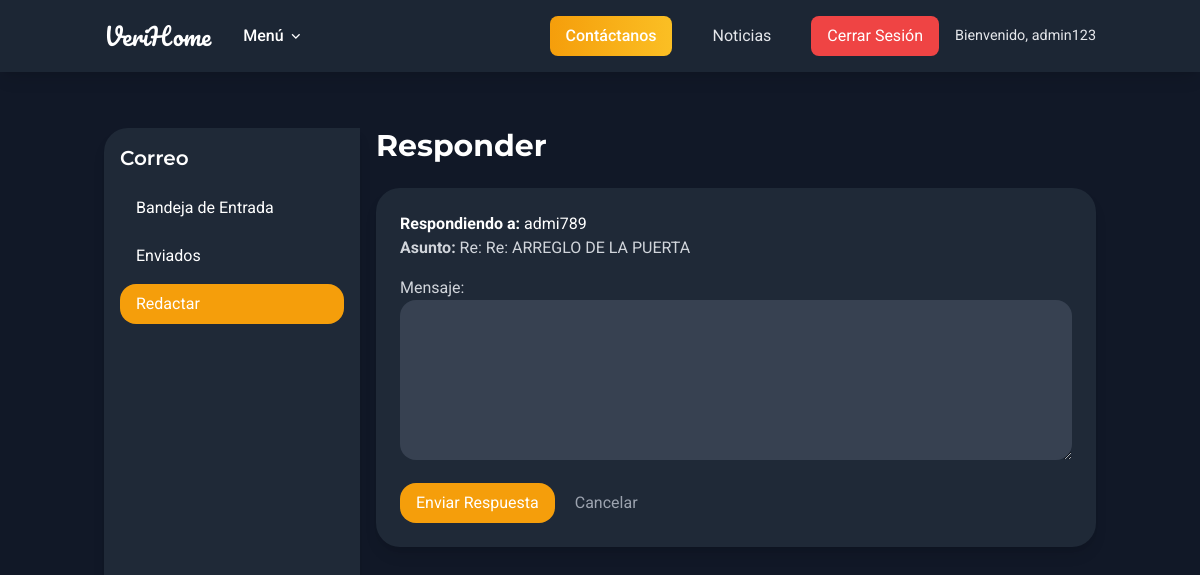
The page /messaging/reply/2/ (signed in) on the database its author committed.
### src/apps/real_estate_auth/models.py (models this page shows, shortened)
class CustomUser(AbstractUser):
    PROFILE_CHOICES = (
        ("arrendador", "Arrendador"),
        ("arrendatario", "Arrendatario"),
        ("prestador", "Prestador de Servicios"),
    )
    name = models.CharField(
        _("nombre completo"), max_length=255, help_text=_("Ingrese su nombre completo")
    )
    email = models.EmailField(
        _("correo electrónico"),
        unique=True,
        error_messages={"unique": _("Este correo electrónico ya está registrado.")},
    )
    profile_type = models.CharField(
        _("tipo de perfil"),
        max_length=20,
        choices=PROFILE_CHOICES,
        default="arrendatario",
        help_text=_("Seleccione su rol en la plataforma"),
    )
    phone_number = models.CharField(
        _("teléfono"),
        max_length=20,
        blank=True,
        null=True,
        help_text=_("Número de contacto opcional"),
    )
    profile_picture = models.ImageField(
        _("foto de perfil"),
        upload_to="profile_pics/",
        blank=True,
        null=True,
        help_text=_("Suba una imagen para su perfil"),
    )
    interview_code = models.CharField(
        _("código de entrevista"),
        max_length=10,
        blank=True,
        null=True,
        unique=True,
        help_text=_("Código asignado durante la entrevista por el administrador"),
    )
    rating = models.PositiveSmallIntegerField(
        _("calificación inicial"),
        default=0,
        help_text=_("Calificación de 1 a 5 asignada por el administrador"),
    )
    resume = models.TextField(
        _("hoja de vida"),
        blank=True,
        null=True,
        help_text=_("Información de la hoja de vida"),
    )
    REQUIRED_FIELDS = ["email", "name", "profile_type"]  # Campos obligatorios
    class Meta:
        verbose_name = _("usuario")
        verbose_name_plural = _("usuarios")
        ordering = ["-date_joined"]

### src/apps/messaging/models.py (models this page shows, shortened)
class Message(models.Model):
    sender = models.ForeignKey(
        User, related_name="sent_messages", on_delete=models.CASCADE
    )
    recipient = models.ForeignKey(
        User, related_name="received_messages", on_delete=models.CASCADE
    )
    contract = models.ForeignKey(
        "real_estate_auth.Contract",
        on_delete=models.SET_NULL,
        null=True,
        blank=True,
        related_name="messages",
    )  # Uso de string para evitar importación circular
    subject = models.CharField(max_length=255)
    body = models.TextField()
    created_at = models.DateTimeField(auto_now_add=True)
    is_read = models.BooleanField(default=False)
    is_deleted_by_sender = models.BooleanField(default=False)
    is_deleted_by_recipient = models.BooleanField(default=False)
    class Meta:
        ordering = ["-created_at"]

### src/apps/messaging/views.py (the view, shortened to what this page needs)
@login_required
def reply_message(request, message_id):
    original_message = get_object_or_404(
        Message, id=message_id, recipient=request.user, is_deleted_by_recipient=False
    )
    return render(
        request,
        "messaging/reply.html",
        {
            "original_message": original_message,
        },
    )

### templates/messaging/reply.html (shortened to what this page needs)
{% extends 'base.html' %}
{% block content %}
<div class="container mx-auto px-4 py-8">
    <div class="flex h-screen">
        <div class="w-64 bg-gray-800 p-4 rounded-l-2xl shadow-lg">
            <h2 class="text-xl font-semibold text-white montserrat mb-4">Correo</h2>
            <ul class="space-y-2">
                <li><a href="{% url 'inbox' %}" class="block text-white hover:bg-amber-500 hover:text-white px-4 py-2 rounded-lg">Bandeja de Entrada</a></li>
                <li><a href="{% url 'sent' %}" class="block text-white hover:bg-amber-500 hover:text-white px-4 py-2 rounded-lg">Enviados</a></li>
                <li><a href="{% url 'compose' %}" class="block text-white bg-amber-500 hover:bg-amber-600 px-4 py-2 rounded-lg mt-2">Redactar</a></li>
            </ul>
        </div>
        <div class="flex-1 ml-4">
            <h1 class="text-3xl font-bold text-white montserrat mb-6">Responder</h1>
            <div class="bg-gray-800 p-6 rounded-2xl shadow-lg">
                <p class="text-white"><strong>Respondiendo a:</strong> {{ original_message.sender.username }}</p>
                <p class="text-gray-300"><strong>Asunto:</strong> Re: {{ original_message.subject }}</p>
                <form method="post" class="mt-4 space-y-4">
                    <div>
                        <label for="body" class="block text-gray-300">Mensaje:</label>
                        <textarea name="body" id="body" rows="6" class="w-full p-2 rounded-lg bg-gray-700 text-white" required></textarea>
                    </div>
                    <button type="submit" class="bg-amber-500 text-white px-4 py-2 rounded-lg hover:bg-amber-600">Enviar Respuesta</button>
                    <a href="{% url 'inbox' %}" class="text-gray-400 hover:text-amber-500 ml-4">Cancelar</a>
                </form>
            </div>
        </div>
    </div>
</div>
{% endblock %}

### templates/base.html (shortened to what this page needs)
<!DOCTYPE html>
<html lang="es">
<head>
    <script src="https://cdn.tailwindcss.com/3.4.16"></script>
    <link rel="stylesheet" href="https://cdnjs.cloudflare.com/ajax/libs/remixicon/4.6.0/remixicon.min.css">
</head>
<body>
    <nav class="fixed top-0 left-0 w-full bg-gray-800 bg-opacity-90 z-50 shadow-lg">
        <div class="container mx-auto px-4 py-3 flex items-center justify-between">
            <div class="flex items-center space-x-4">
                <a href="{% url 'home' %}" class="text-white font-['Pacifico'] text-2xl">VeriHome</a>
                <div class="dropdown-container" id="dropdown-container">
                    <button class="text-white px-4 py-2 font-medium flex items-center" id="dropdown-button">
                        Menú <i class="ri-arrow-down-s-line ml-1"></i>
                    </button>
                </div>
            </div>
            <div class="nav-right">
                <a href="{% url 'contact' %}" class="bg-gradient-to-r from-primary to-amber-400 text-white px-4 py-2 rounded-button font-medium hover:from-amber-600 hover:to-amber-500 transition-all duration-300 whitespace-nowrap">Contáctanos</a>
                <a href="{% url 'news' %}" class="dropdown-item">Noticias</a>
                {% if user.is_authenticated %}
                    <a href="{% url 'logout' %}" class="logout-btn">Cerrar Sesión</a>
                    <span class="welcome-text">Bienvenido, {{ user.username }}</span>
                {% endif %}
            </div>
        </div>
    </nav>
    <div class="content min-h-screen pt-24 pb-20">
        {% block content %}
        {% endblock %}
    </div>
</body>
</html>

### templates/base.html (style rules this page uses)
:where([class^="ri-"])::before { content: "\f3c2"; }
body { font-family: 'Roboto', sans-serif; background-color: #111827; color: #E5E7EB; overflow-x: hidden; }
.montserrat { font-family: 'Montserrat', sans-serif; }
.dropdown-container { position: relative; }
.dropdown-item { padding: 0.75rem 1.5rem; color: #E5E7EB; font-size: 1rem; transition: background-color 0.3s ease, color 0.3s ease; display: block; white-space: nowrap; }
.nav-right { display: flex; align-items: center; gap: 1rem; }
.logout-btn { background-color: #EF4444; color: white; padding: 0.5rem 1rem; border-radius: 8px; transition: background-color 0.3s ease; }
.welcome-text { font-size: 0.9rem; color: #E5E7EB; }

### rows shown on the page
CustomUser: username "admin123"
Message: sender.username "admi789", subject "Re: ARREGLO DE LA PUERTA"
